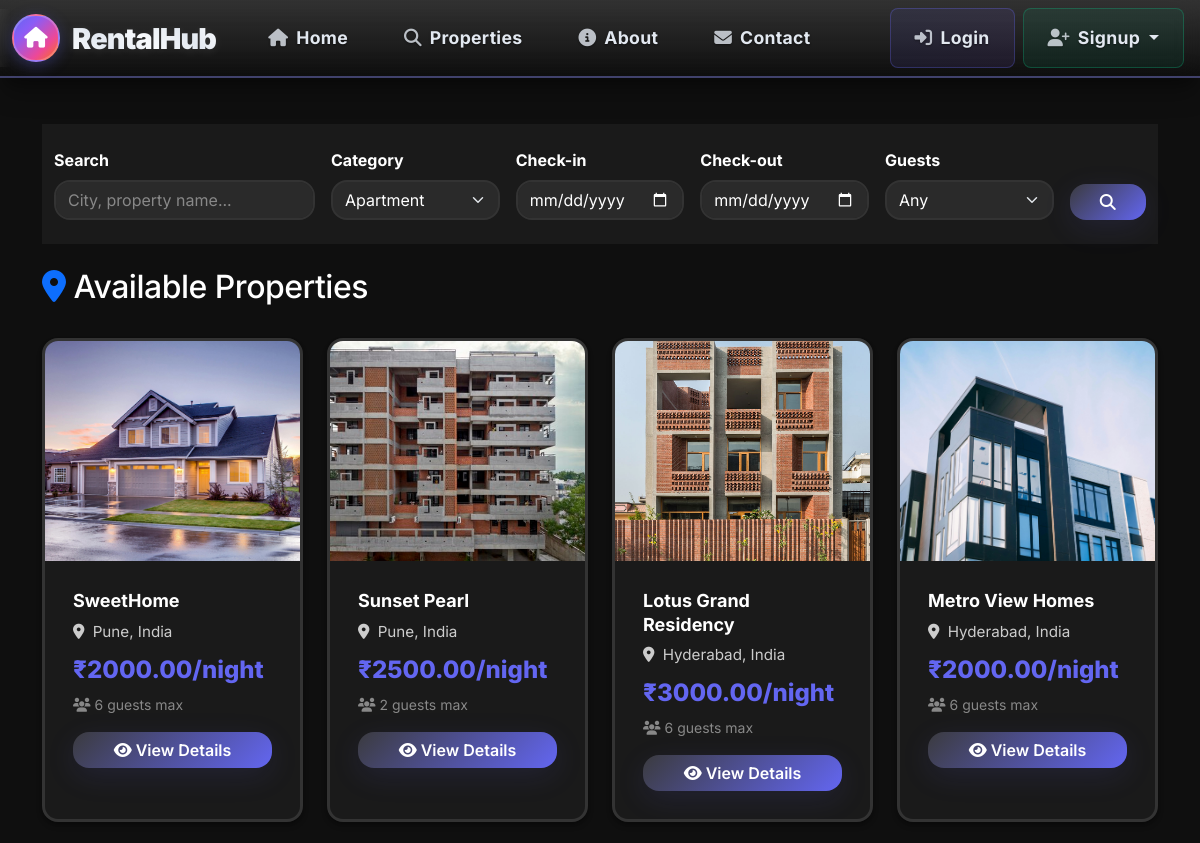
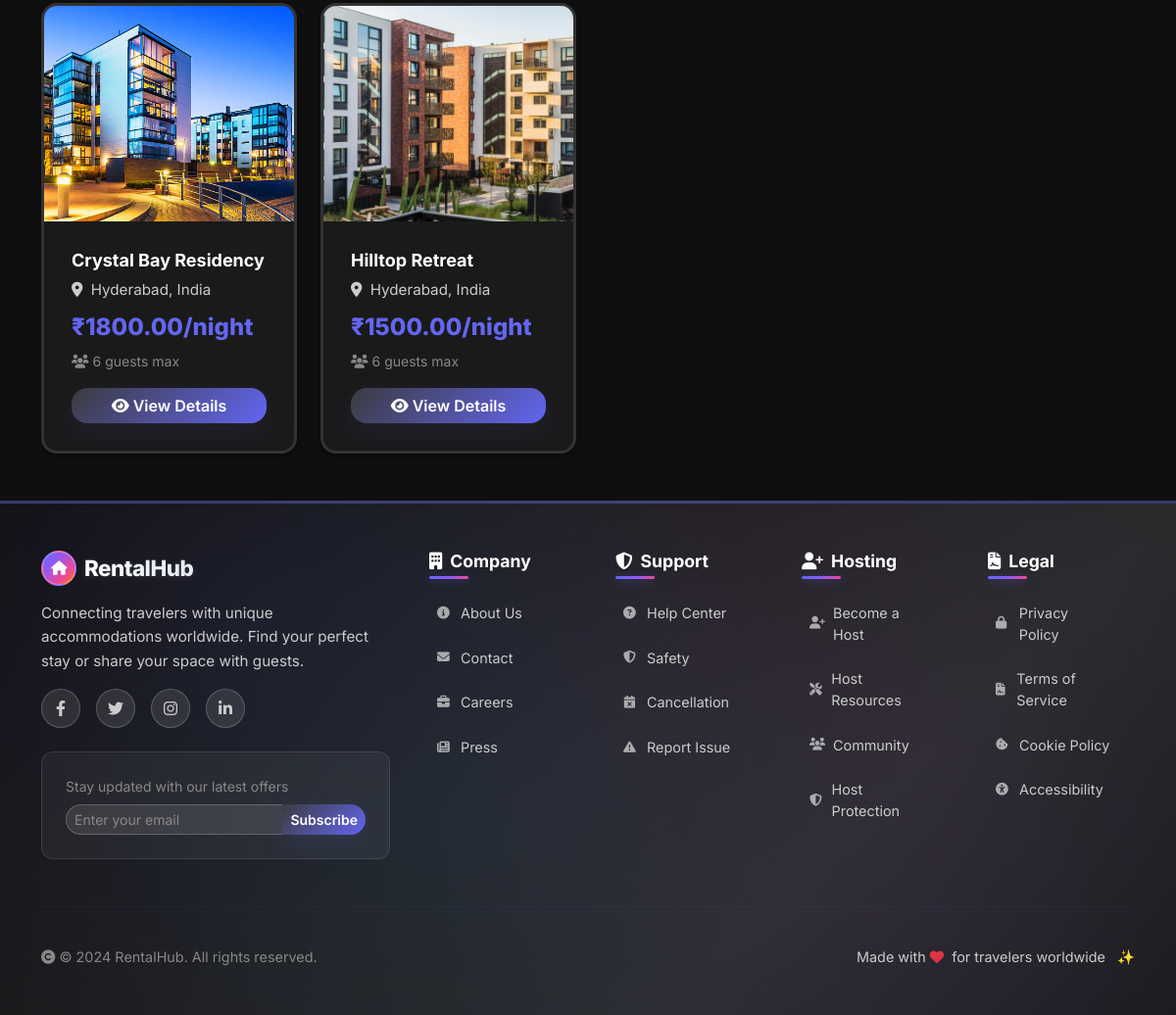
/listings/?category=APARTMENT, run on the app's committed database (2 pictures, top to bottom).
### listings/models.py (models this page shows, shortened)
class Property(models.Model):
    CATEGORY_CHOICES = (
        ('HOME', 'Home'),
        ('APARTMENT', 'Apartment'),
        ('BEACHFRONT', 'Beachfront'),
        ('MOUNTAIN', 'Mountain'),
        ('CABIN', 'Cabin'),
        ('VILLA', 'Villa'),
        ('OTHER', 'Other'),
    )
    owner = models.ForeignKey(User, on_delete=models.CASCADE, related_name='properties_owned')
    title = models.CharField(max_length=200)
    description = models.TextField()
    address = models.CharField(max_length=255)
    city = models.CharField(max_length=100)
    country = models.CharField(max_length=100, default='India')
    category = models.CharField(max_length=20, choices=CATEGORY_CHOICES, default='HOME')
    price_per_night = models.DecimalField(max_digits=8, decimal_places=2)
    max_guests = models.PositiveIntegerField(default=2)
    is_active = models.BooleanField(default=True)
    created_at = models.DateTimeField(auto_now_add=True)
    class Meta:
        ordering = ['-created_at']
    @property
    def main_image(self):
        main_img = self.images.filter(is_primary=True).first()
        if main_img:
            return main_img.image.url
        first_img = self.images.first()
        if first_img:
            return first_img.image.url
        return None

class PropertyImage(models.Model):
    property = models.ForeignKey(Property, on_delete=models.CASCADE, related_name='images')
    image = models.ImageField(upload_to='property_images/%Y/%m/%d/')
    is_primary = models.BooleanField(default=False)
    uploaded_at = models.DateTimeField(auto_now_add=True)
    class Meta:
        ordering = ['-uploaded_at']

### listings/views.py (the view, shortened to what this page needs)
# urls.py: path('', views.property_list, name='property_list'),
def property_list(request):
    properties = Property.objects.filter(is_active=True).prefetch_related('images')
    search_query = request.GET.get('search', '')
    category_filter = request.GET.get('category', '')
    check_in = request.GET.get('check_in', '')
    check_out = request.GET.get('check_out', '')
    guests = request.GET.get('guests', '')
    if category_filter:
        properties = properties.filter(category=category_filter)
    if guests:
        try:
            guest_count = int(guests.split()[0])  # Extract number from "2 guests"
            properties = properties.filter(max_guests__gte=guest_count)
        except (ValueError, IndexError):
            pass
    context = {
        'properties': properties,
        'search_query': search_query,
        'selected_category': category_filter,
        'check_in': check_in,
        'check_out': check_out,
        'guests': guests,
        'categories': Property.CATEGORY_CHOICES,
    }
    return render(request, 'listings/property_list.html', context)

### templates/listings/property_list.html (shortened to what this page needs)
{% extends 'base.html' %}
{% block content %}
<div class="bg-light py-4 mb-4">
    <div class="container">
        <form method="GET" class="row g-3 align-items-end">
            <div class="col-md-3">
                <label class="form-label fw-bold">Search</label>
                <input type="text" name="search" class="form-control" placeholder="City, property name..."
                       value="{{ search_query }}">
            </div>
            <div class="col-md-2">
                <label class="form-label fw-bold">Category</label>
                <select name="category" class="form-select">
                    {% for value, label in categories %}
                    <option value="{{ value }}" {% if selected_category == value %}selected{% endif %}>{{ label }}</option>
                    {% endfor %}
                </select>
            </div>
            <div class="col-md-2">
                <label class="form-label fw-bold">Check-in</label>
                <input type="date" name="check_in" class="form-control" value="{{ check_in }}">
            </div>
            <div class="col-md-2">
                <label class="form-label fw-bold">Check-out</label>
                <input type="date" name="check_out" class="form-control" value="{{ check_out }}">
            </div>
            <div class="col-md-2">
                <label class="form-label fw-bold">Guests</label>
                <select name="guests" class="form-select">
                    <option value="">Any</option>
                </select>
            </div>
            <div class="col-md-1">
                <button type="submit" class="btn btn-primary w-100">
                    <i class="fas fa-search"></i>
                </button>
            </div>
        </form>
    </div>
</div>
<div class="row mb-4">
    <div class="col-12 d-flex justify-content-between align-items-center">
        <h2><i class="fas fa-map-marker-alt text-primary me-2"></i>Available Properties</h2>
    </div>
</div>
{% if properties %}
<div class="row g-4">
    {% for property in properties %}
    <div class="col-xl-3 col-lg-4 col-md-6">
        <div class="property-card h-100">
            {% if property.main_image %}
                <img src="{{ property.main_image }}" class="card-img-top" alt="{{ property.title }}">
            {% else %}
                <div class="card-img-top bg-light d-flex align-items-center justify-content-center">
                    <i class="fas fa-building fa-4x text-muted"></i>
                </div>
            {% endif %}
            <div class="card-body d-flex flex-column">
                <h6 class="card-title mb-2">{{ property.title }}</h6>
                <div class="location mb-2">
                    <i class="fas fa-map-marker-alt me-1"></i>
                    {{ property.city }}, {{ property.country }}
                </div>
                <div class="mb-3">
                    <div class="price mb-1">₹{{ property.price_per_night }}/night</div>
                    <small class="text-muted">
                        <i class="fas fa-users me-1"></i>{{ property.max_guests }} guests max
                    </small>
                </div>
                {% if property.is_active %}
                    <a href="{% url 'listings:property_detail' property.pk %}" class="btn btn-primary w-100 mt-auto">
                        <i class="fas fa-eye me-1"></i>View Details
                    </a>
                {% else %}
                    <span class="badge bg-secondary w-100 text-center mt-auto p-2">Inactive</span>
                {% endif %}
            </div>
        </div>
    </div>
    {% endfor %}
</div>
{% endif %}
{% endblock %}

### static/css/style.css (style rules this page uses)
:root { --primary-gradient: linear-gradient(135deg, #3b3b3f 0%, #6366f1 100%); --success-gradient: linear-gradient(135deg, #10b981 0%, #059669 100%); --info-gradient: linear-gradient(135deg, #06b6d4 0%, #0891b2 100%); --border-radius: 16px; --border-radius-sm: 12px; --border-radius-lg: 24px; --shadow-light: 0 4px 6px -1px rgba(0, 0, 0, 0.3), 0 2px 4px -1px rgba(0, 0, 0, 0.2); --shadow-medium: 0 10px 15px -3px rgba(0, 0, 0, 0.3), 0 4px 6px -2px rgba(0, 0, 0, 0.2); --shadow-heavy: 0 20px 25px -5px rgba(0, 0, 0, 0.3), 0 10px 10px -5px rgba(0, 0, 0, 0.2); --glass-bg: rgba(0, 0, 0, 0.25); --glass-border: rgba(0, 0, 0, 0.18); --bg-primary: #0f0f0f; --bg-secondary: #1a1a1a; --bg-tertiary: #2a2a2a; --text-primary: #ffffff; --text-secondary: #cccccc; --text-muted: #888888; --border-color: #333333; --card-bg: #1a1a1a; --input-bg: #2a2a2a; }
body { background-color: var(--bg-primary); color: var(--text-primary); font-family: 'Inter', sans-serif; }
.container { background-color: transparent; }
.property-card { background: var(--card-bg); border-radius: var(--border-radius); overflow: hidden; box-shadow: var(--shadow-light); transition: all 0.4s ease; border: 3px solid var(--border-color); height: 100%; color: var(--text-primary); position: relative; }
.property-card::before { content: ''; position: absolute; top: 0; left: 0; right: 0; bottom: 0; border: 2px solid transparent; border-radius: var(--border-radius); background: linear-gradient(135deg, #6366f1, #8b5cf6) border-box; mask: linear-gradient(#fff 0 0) padding-box, linear-gradient(#fff 0 0); mask-composite: exclude; opacity: 0; transition: opacity 0.3s ease; }
.property-card .card-img-top { height: 220px; object-fit: cover; transition: transform 0.4s ease; }
.property-card .card-body { padding: 1.75rem; }
.property-card .card-title { font-weight: 700; color: var(--text-primary); margin-bottom: 0.75rem; font-size: 1.125rem; line-height: 1.3; }
.property-card .location { color: var(--text-secondary); font-size: 0.95rem; margin-bottom: 1rem; }
.property-card .price { font-weight: 800; font-size: 1.5rem; color: #6366f1; margin-bottom: 1.25rem; }
img { max-width: 100%; height: auto; }
.property-card .card-img-top { transition: transform 0.3s ease; }
.btn { border-radius: var(--border-radius); font-weight: 600; transition: all 0.3s ease; position: relative; overflow: hidden; border: 2px solid transparent; box-shadow: 0 2px 4px rgba(0, 0, 0, 0.1); }
.btn-primary { background: linear-gradient(135deg, #3b82f6 0%, #8b5cf6 100%); color: white; border-color: #3b82f6; }
.form-control, .form-select { border-radius: var(--border-radius); border: 2px solid var(--border-color); transition: all 0.3s ease; background-color: var(--input-bg); color: var(--text-primary); }
.form-control::placeholder { color: var(--text-muted); }
.form-label { color: var(--text-primary); font-weight: 600; }
.card-body { color: var(--text-primary); }
.text-muted { color: var(--text-muted) !important; }
.bg-light { background-color: var(--bg-secondary) !important; }
:root { --accent: #6366f1; --accent-2: #8b5cf6; --accent-3: #ec4899; --link-color: var(--accent-2); --link-hover: #f97316; --btn-text-contrast: #ffffff; --muted-2: #9aa3b2; }
a, .footer-link, .nav-link, .navbar .nav-link { color: var(--text-secondary); transition: color 200ms ease, transform 200ms ease, text-shadow 220ms ease; }
.hero-title, h1, h2, h3, h4, h5 { letter-spacing: -0.5px; text-rendering: optimizeLegibility; }
.btn { color: var(--btn-text-contrast) !important; transition: transform 220ms cubic-bezier(.2,.8,.2,1), box-shadow 220ms ease, opacity 220ms ease; }
.btn-primary, .btn-gradient { color: var(--btn-text-contrast) !important; background-image: var(--primary-gradient) !important; border: none !important; box-shadow: 0 8px 30px rgba(99,102,241,0.12); position: relative; overflow: hidden; }
.btn-primary::after, .btn-gradient::after { content: ''; position: absolute; top: -40%; left: -40%; width: 200%; height: 200%; background: radial-gradient(circle at 30% 30%, rgba(255,255,255,0.08), transparent 20%); opacity: 0; transform: rotate(15deg) scale(0.95); transition: opacity 350ms ease, transform 350ms ease; }
.property-card .card-title, .card .card-title { color: var(--text-primary); font-weight: 700; animation: popIn 480ms ease both; }

### data on the page
Property: main_image (picture), title "SweetHome", city "Pune", country "India", price_per_night "2000.00", max_guests "6", is_active True (drawn)
Property: main_image (picture), title "Sunset Pearl", city "Pune", country "India", price_per_night "2500.00", max_guests "2", is_active True (drawn)
Property: main_image (picture), title "Lotus Grand Residency", city "Hyderabad", country "India", price_per_night "3000.00", max_guests "6", is_active True (drawn)
Property: main_image (picture), title "Metro View Homes", city "Hyderabad", country "India", price_per_night "2000.00", max_guests "6", is_active True (drawn)
Property: main_image (picture), title "Crystal Bay Residency", city "Hyderabad", country "India", price_per_night "1800.00", max_guests "6", is_active True (drawn)
Property: main_image (picture), title "Hilltop Retreat", city "Hyderabad", country "India", price_per_night "1500.00", max_guests "6", is_active True (drawn)

### other printed values
form field category "Apartment"
